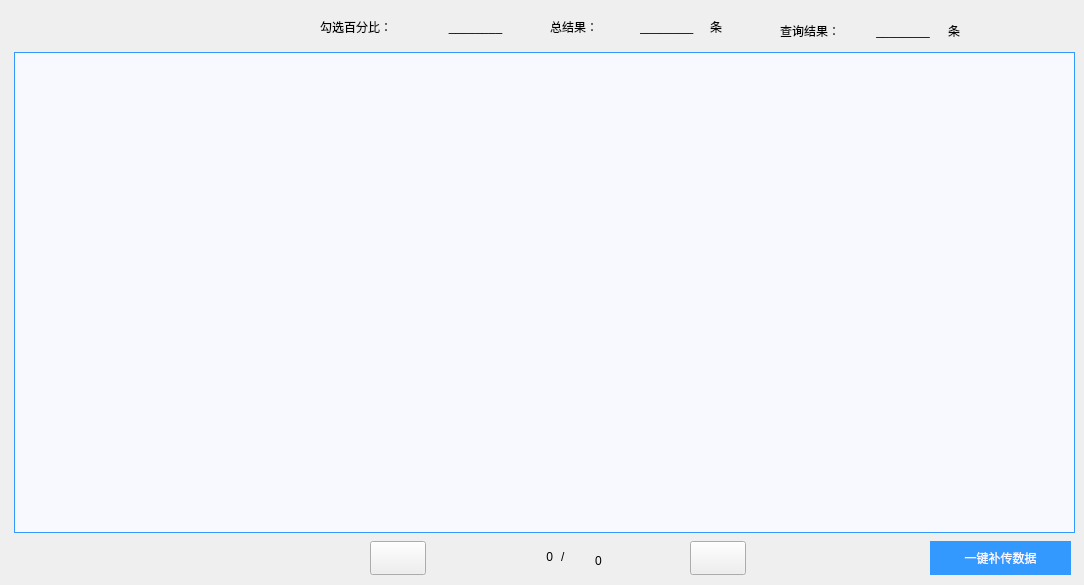
        <widget class="QWidget" name="tab">
         <attribute name="title">
          <string>数据</string>
         </attribute>
         <widget class="QPushButton" name="pushButton_previous">
          <property name="geometry">
           <rect>
            <x>370</x>
            <y>541</y>
            <width>56</width>
            <height>34</height>
           </rect>
          </property>
          <property name="focusPolicy">
           <enum>Qt::NoFocus</enum>
          </property>
          <property name="styleSheet">
           <string notr="true">border-image: url(:/LCD_CS351/LCD_CS351/logo/left.jpg);</string>
          </property>
          <property name="text">
           <string/>
          </property>
         </widget>
         <widget class="QLabel" name="label_79">
          <property name="geometry">
           <rect>
            <x>561</x>
            <y>541</y>
            <width>16</width>
            <height>31</height>
           </rect>
          </property>
          <property name="styleSheet">
           <string notr="true">font: 18pt &quot;黑体&quot;;
color: rgb(0, 0, 0);</string>
          </property>
          <property name="text">
           <string>/</string>
          </property>
         </widget>
         <widget class="QPushButton" name="pushButton_last">
          <property name="geometry">
           <rect>
            <x>810</x>
            <y>540</y>
            <width>56</width>
            <height>34</height>
           </rect>
          </property>
          <property name="focusPolicy">
           <enum>Qt::NoFocus</enum>
          </property>
          <property name="styleSheet">
           <string notr="true">border-image: url(:/LCD_CS351/LCD_CS351/logo/right_history.bmp);</string>
          </property>
          <property name="text">
           <string/>
          </property>
          <property name="autoDefault">
           <bool>false</bool>
          </property>
          <property name="flat">
           <bool>true</bool>
          </property>
         </widget>
         <widget class="QLabel" name="label_M">
          <property name="geometry">
           <rect>
            <x>573</x>
            <y>545</y>
            <width>51</width>
            <height>31</height>
           </rect>
          </property>
          <property name="styleSheet">
           <string notr="true">font: 14pt &quot;黑体&quot;;
color: rgb(0, 0, 0);</string>
          </property>
          <property name="text">
           <string>0</string>
          </property>
          <property name="alignment">
           <set>Qt::AlignCenter</set>
          </property>
         </widget>
         <widget class="QTableView" name="tableView">
          <property name="geometry">
           <rect>
            <x>14</x>
            <y>52</y>
            <width>1061</width>
            <height>481</height>
           </rect>
          </property>
          <property name="focusPolicy">
           <enum>Qt::NoFocus</enum>
          </property>
          <property name="styleSheet">
           <string notr="true">QTableView{
    font: 14pt &quot;黑体&quot;; 
	border-width:1px;  
	border-style:solid;
	border-color: rgb(51, 153, 255);  
	background-color: rgb(248, 248, 255);
}
QTableView::item:seleted{
    background-color: rgb(248, 248, 255); 
	color: black;
}</string>
          </property>
          <property name="verticalScrollBarPolicy">
           <enum>Qt::ScrollBarAlwaysOff</enum>
          </property>
          <property name="horizontalScrollBarPolicy">
           <enum>Qt::ScrollBarAlwaysOff</enum>
          </property>
          <property name="autoScroll">
           <bool>false</bool>
          </property>
          <property name="editTriggers">
           <set>QAbstractItemView::NoEditTriggers</set>
          </property>
          <property name="tabKeyNavigation">
           <bool>false</bool>
          </property>
          <property name="showDropIndicator" stdset="0">
           <bool>false</bool>
          </property>
          <property name="dragDropOverwriteMode">
           <bool>false</bool>
          </property>
          <property name="selectionMode">
           <enum>QAbstractItemView::NoSelection</enum>
          </property>
          <property name="textElideMode">
           <enum>Qt::ElideLeft</enum>
          </property>
         </widget>
         <widget class="QPushButton" name="pushButton_next">
          <property name="geometry">
           <rect>
            <x>690</x>
            <y>541</y>
            <width>56</width>
            <height>34</height>
           </rect>
          </property>
          <property name="focusPolicy">
           <enum>Qt::NoFocus</enum>
          </property>
          <property name="styleSheet">
           <string notr="true">border-image: url(:/LCD_CS351/LCD_CS351/logo/right.jpg);</string>
          </property>
          <property name="text">
           <string/>
          </property>
         </widget>
         <widget class="QPushButton" name="pushButton_first">
          <property name="geometry">
           <rect>
            <x>250</x>
            <y>541</y>
            <width>56</width>
            <height>34</height>
           </rect>
          </property>
          <property name="focusPolicy">
           <enum>Qt::NoFocus</enum>
          </property>
          <property name="styleSheet">
           <string notr="true">border-image: url(:/LCD_CS351/LCD_CS351/logo/left_history.bmp);</string>
          </property>
          <property name="text">
           <string/>
          </property>
          <property name="autoDefault">
           <bool>false</bool>
          </property>
          <property name="flat">
           <bool>true</bool>
          </property>
         </widget>
         <widget class="QLabel" name="label_N">
          <property name="geometry">
           <rect>
            <x>492</x>
            <y>541</y>
            <width>61</width>
            <height>31</height>
           </rect>
          </property>
          <property name="styleSheet">
           <string notr="true">font: 24pt &quot;黑体&quot;;
color: rgb(0, 0, 0);</string>
          </property>
          <property name="text">
           <string>0</string>
          </property>
          <property name="alignment">
           <set>Qt::AlignRight|Qt::AlignTrailing|Qt::AlignVCenter</set>
          </property>
         </widget>
         <widget class="QWidget" name="layoutWidget11_3">
          <property name="geometry">
           <rect>
            <x>780</x>
            <y>12</y>
            <width>246</width>
            <height>37</height>
           </rect>
          </property>
          <layout class="QHBoxLayout" name="horizontalLayout_23">
           <item>
            <widget class="QLabel" name="label_146">
             <property name="styleSheet">
              <string notr="true">font: 14pt &quot;黑体&quot;;
color: rgb(0, 0, 0);</string>
             </property>
             <property name="text">
              <string>查询结果：</string>
             </property>
            </widget>
           </item>
           <item>
            <widget class="QLabel" name="label_num">
             <property name="styleSheet">
              <string notr="true">font: 14pt &quot;黑体&quot;;
color: rgb(0, 0, 0);</string>
             </property>
             <property name="text">
              <string>________</string>
             </property>
             <property name="alignment">
              <set>Qt::AlignCenter</set>
             </property>
            </widget>
           </item>
           <item>
            <widget class="QLabel" name="label_147">
             <property name="styleSheet">
              <string notr="true">font: 14pt &quot;黑体&quot;;
color: rgb(0, 0, 0);</string>
             </property>
             <property name="text">
              <string>条</string>
             </property>
            </widget>
           </item>
          </layout>
         </widget>
         <widget class="QLabel" name="label_32">
          <property name="geometry">
           <rect>
            <x>320</x>
            <y>12</y>
            <width>111</width>
            <height>29</height>
           </rect>
          </property>
          <property name="styleSheet">
           <string notr="true">font: 14pt &quot;黑体&quot;;
color: rgb(0, 0, 0);</string>
          </property>
          <property name="text">
           <string>勾选百分比：</string>
          </property>
         </widget>
         <widget class="QLabel" name="label_percent">
          <property name="geometry">
           <rect>
            <x>440</x>
            <y>12</y>
            <width>71</width>
            <height>29</height>
           </rect>
          </property>
          <property name="styleSheet">
           <string notr="true">font: 14pt &quot;黑体&quot;;
color: rgb(0, 0, 0);</string>
          </property>
          <property name="text">
           <string>________</string>
          </property>
          <property name="alignment">
           <set>Qt::AlignCenter</set>
          </property>
         </widget>
         <widget class="QLabel" name="label_33">
          <property name="geometry">
           <rect>
            <x>550</x>
            <y>12</y>
            <width>71</width>
            <height>29</height>
           </rect>
          </property>
          <property name="styleSheet">
           <string notr="true">font: 14pt &quot;黑体&quot;;
color: rgb(0, 0, 0);</string>
          </property>
          <property name="text">
           <string>总结果：</string>
          </property>
         </widget>
         <widget class="QLabel" name="label_Totalnum">
          <property name="geometry">
           <rect>
            <x>640</x>
            <y>12</y>
            <width>71</width>
            <height>29</height>
           </rect>
          </property>
          <property name="styleSheet">
           <string notr="true">font: 14pt &quot;黑体&quot;;
color: rgb(0, 0, 0);</string>
          </property>
          <property name="text">
           <string>________</string>
          </property>
         </widget>
         <widget class="QLabel" name="label_179">
          <property name="geometry">
           <rect>
            <x>710</x>
            <y>12</y>
            <width>37</width>
            <height>29</height>
           </rect>
          </property>
          <property name="styleSheet">
           <string notr="true">font: 14pt &quot;黑体&quot;;
color: rgb(0, 0, 0);</string>
          </property>
          <property name="text">
           <string>条</string>
          </property>
         </widget>
         <widget class="QPushButton" name="btnUploadData">
          <property name="geometry">
           <rect>
            <x>930</x>
            <y>541</y>
            <width>141</width>
            <height>34</height>
           </rect>
          </property>
          <property name="styleSheet">
           <string notr="true">QPushButton{
   font: 14pt &quot;黑体&quot;;
   color: rgb(248, 248, 255);
   border-style:solid;
   background-color: rgb(51, 153, 255);
}
QPushButton:pressed{
	Qt::ToolButtonTextUnderIcon
}</string>
          </property>
          <property name="text">
           <string>一键补传数据</string>
          </property>
         </widget>
         <widget class="QLabel" name="labelUpdateFlagHint">
          <property name="geometry">
           <rect>
            <x>856</x>
            <y>504</y>
            <width>211</width>
            <height>21</height>
           </rect>
          </property>
          <property name="text">
           <string/>
          </property>
          <property name="scaledContents">
           <bool>true</bool>
          </property>
          <property name="alignment">
           <set>Qt::AlignRight|Qt::AlignTrailing|Qt::AlignVCenter</set>
          </property>
         </widget>
        </widget>
